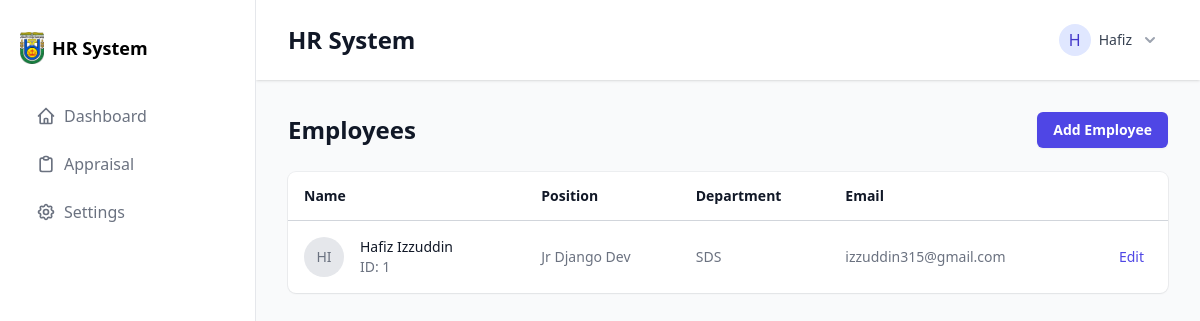
The app's page /employees/ (signed in) with its own data.
### employees/models.py (models this page shows, shortened)
class Employee(models.Model):
    employee_id = models.CharField(max_length=10, unique=True)
    user = models.OneToOneField(User, on_delete=models.CASCADE)
    first_name = models.CharField(max_length=100)
    last_name = models.CharField(max_length=100)
    email = models.EmailField(unique=True)
    phone_number = models.CharField(max_length=15)
    date_of_birth = models.DateField()
    hire_date = models.DateField()
    position = models.CharField(max_length=100)
    department = models.ForeignKey(Department, on_delete=models.SET_NULL, null=True)
    salary = models.DecimalField(max_digits=10, decimal_places=2)
    employee_status = models.CharField(max_length=50, choices=[('active', 'Active'), ('on_leave', 'On Leave'), ('inactive', 'Inactive')], default='active')
    roles = models.ManyToManyField('auth.Group', blank=True)
    address = models.TextField()
    profile_picture = models.ImageField(upload_to='employee_pics/', blank=True, null=True)

class Department(models.Model):
    name = models.CharField(max_length=100)
    description = models.TextField(blank=True)
    def __str__(self):
        return self.name

### employees/views.py (the view)
# urls.py: path('', EmployeeListView.as_view(), name='employee_list'),
class EmployeeListView(LoginRequiredMixin, ListView):
    model = Employee
    template_name = 'employees/employee_list.html'
    context_object_name = 'employees'
    login_url = 'login'  # Redirect to login if user is not authenticated

### employees/templates/employees/employee_list.html (shortened to what this page needs)
{% extends "base.html" %}
{% block content %}
<div class="space-y-6">
    <div class="flex items-center justify-between">
        <h1 class="text-2xl font-bold text-gray-900">Employees</h1>
        <a href="{% url 'employees:employee_create' %}" class="rounded-md bg-indigo-600 px-4 py-2 text-sm font-semibold text-white shadow-sm hover:bg-indigo-500">
            Add Employee
        </a>
    </div>
    <div class="bg-white shadow-sm ring-1 ring-gray-900/5 sm:rounded-lg">
        <table class="min-w-full divide-y divide-gray-300">
            <thead>
                <tr>
                    <th scope="col" class="py-3.5 pl-4 pr-3 text-left text-sm font-semibold text-gray-900">Name</th>
                    <th scope="col" class="px-3 py-3.5 text-left text-sm font-semibold text-gray-900">Position</th>
                    <th scope="col" class="px-3 py-3.5 text-left text-sm font-semibold text-gray-900">Department</th>
                    <th scope="col" class="px-3 py-3.5 text-left text-sm font-semibold text-gray-900">Email</th>
                    <th scope="col" class="relative py-3.5 pl-3 pr-4 sm:pr-6">
                    </th>
                </tr>
            </thead>
            <tbody class="divide-y divide-gray-200">
                {% for employee in employees %}
                <tr>
                    <td class="whitespace-nowrap py-4 pl-4 pr-3 text-sm">
                        <div class="flex items-center">
                            <div class="h-10 w-10 flex-shrink-0">
                                <div class="h-10 w-10 rounded-full bg-gray-200 flex items-center justify-center">
                                    <span class="text-gray-500 font-medium">{{ employee.first_name|first }}{{ employee.last_name|first }}</span>
                                </div>
                            </div>
                            <div class="ml-4">
                                <div class="font-medium text-gray-900">{{ employee.first_name }} {{ employee.last_name }}</div>
                                <div class="text-gray-500">ID: {{ employee.employee_id }}</div>
                            </div>
                        </div>
                    </td>
                    <td class="whitespace-nowrap px-3 py-4 text-sm text-gray-500">{{ employee.position }}</td>
                    <td class="whitespace-nowrap px-3 py-4 text-sm text-gray-500">{{ employee.department }}</td>
                    <td class="whitespace-nowrap px-3 py-4 text-sm text-gray-500">{{ employee.email }}</td>
                    <td class="relative whitespace-nowrap py-4 pl-3 pr-4 text-right text-sm font-medium sm:pr-6">
                        <a href="{% url 'employees:employee_edit' employee.id %}" class="text-indigo-600 hover:text-indigo-900">Edit</a>
                    </td>
                </tr>
                {% empty %}
                <tr>
                    <td colspan="5" class="px-3 py-4 text-sm text-gray-500 text-center">No employees found.</td>
                </tr>
                {% endfor %}
            </tbody>
        </table>
    </div>
</div>
{% endblock %}

### templates/base.html (shortened to what this page needs)
<!DOCTYPE html>
<html lang="en">
<head>
    <script src="https://cdn.tailwindcss.com"></script>
</head>
<body class="bg-gray-50">
    <div class="flex min-h-screen">
        {% include 'sidebar.html' %}
        <div class="flex-1 flex flex-col">
            <header class="bg-white shadow">
                <div class="flex justify-between items-center px-8 py-4">
                    <h1 class="text-2xl font-semibold text-gray-900">
                        {% block header %} HR System {% endblock %}
                    </h1>
                    {% if user.is_authenticated %}
                    <div class="relative" x-data="{ open: false }">
                        <button type="button"
                                @click="open = !open"
                                class="flex items-center gap-2 bg-white p-2 rounded-md hover:bg-gray-50"
                                id="user-menu-button">
                            <div class="h-8 w-8 rounded-full bg-indigo-100 flex items-center justify-center">
                                <span class="text-indigo-700 font-medium">{{ user.username|first|upper }}</span>
                            </div>
                            <span class="text-sm text-gray-700">{{ user.username }}</span>
                            <svg class="h-5 w-5 text-gray-400" viewBox="0 0 20 20" fill="currentColor">
                                <path fill-rule="evenodd" d="M5.293 7.293a1 1 0 011.414 0L10 10.586l3.293-3.293a1 1 0 111.414 1.414l-4 4a1 1 0 01-1.414 0l-4-4a1 1 0 010-1.414z" clip-rule="evenodd" />
                            </svg>
                        </button>
                    </div>
                    {% endif %}
                </div>
            </header>
            <main class="flex-1 p-8">
                {% block content %}{% endblock %}
            </main>
        </div>
    </div>
</body>
</html>

### records on screen
Employee: first_name|first "H", last_name|first "I", first_name "Hafiz", last_name "Izzuddin", employee_id "1", position "Jr Django Dev", department "SDS", email "izzuddin315@gmail.com"

### other values on screen
{{ user.username|first|upper }} "H"
{{ user.username }} "Hafiz"
